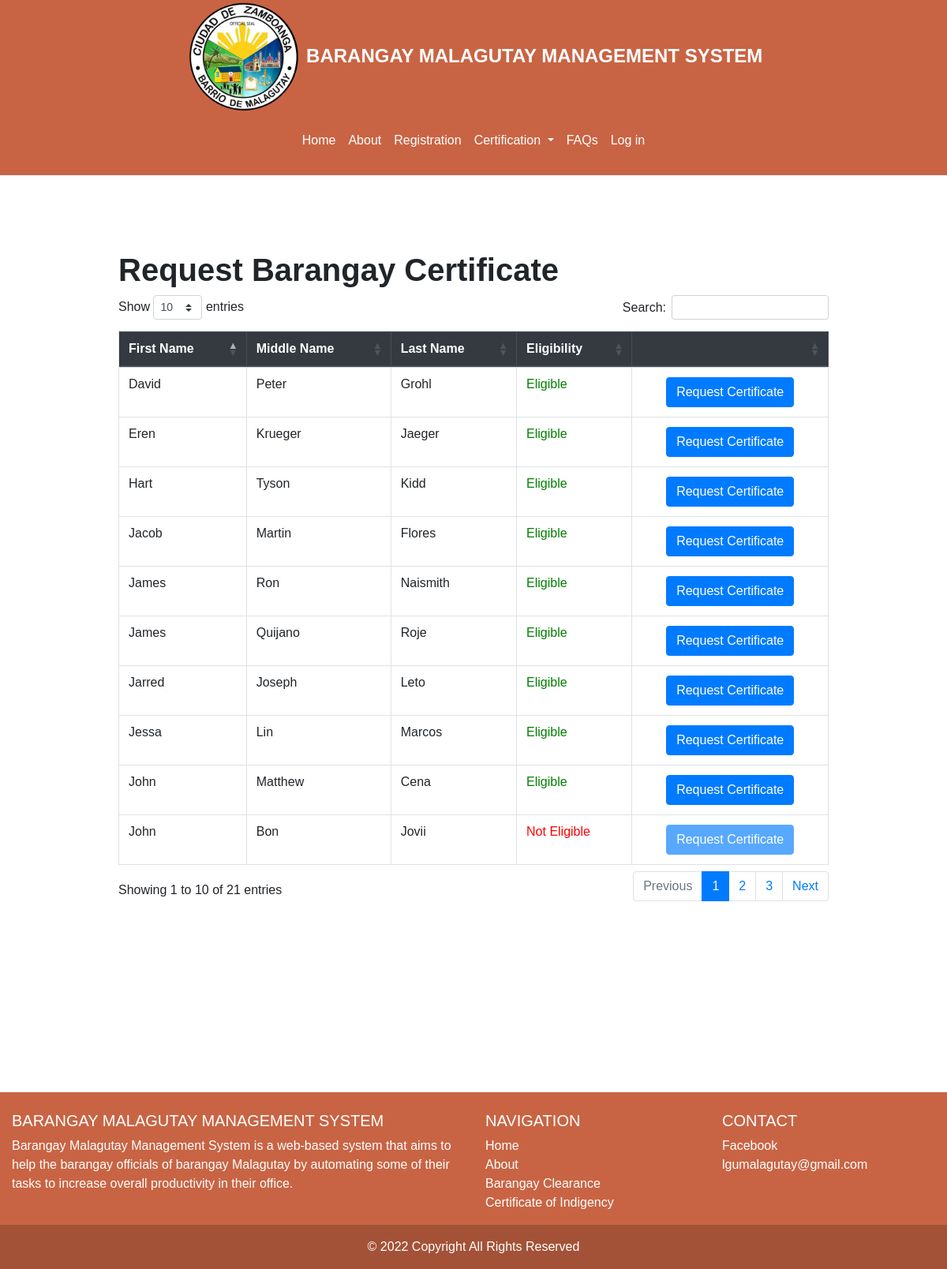
The page /request_certificate/barangay_certificate/ on the database as committed earlier.
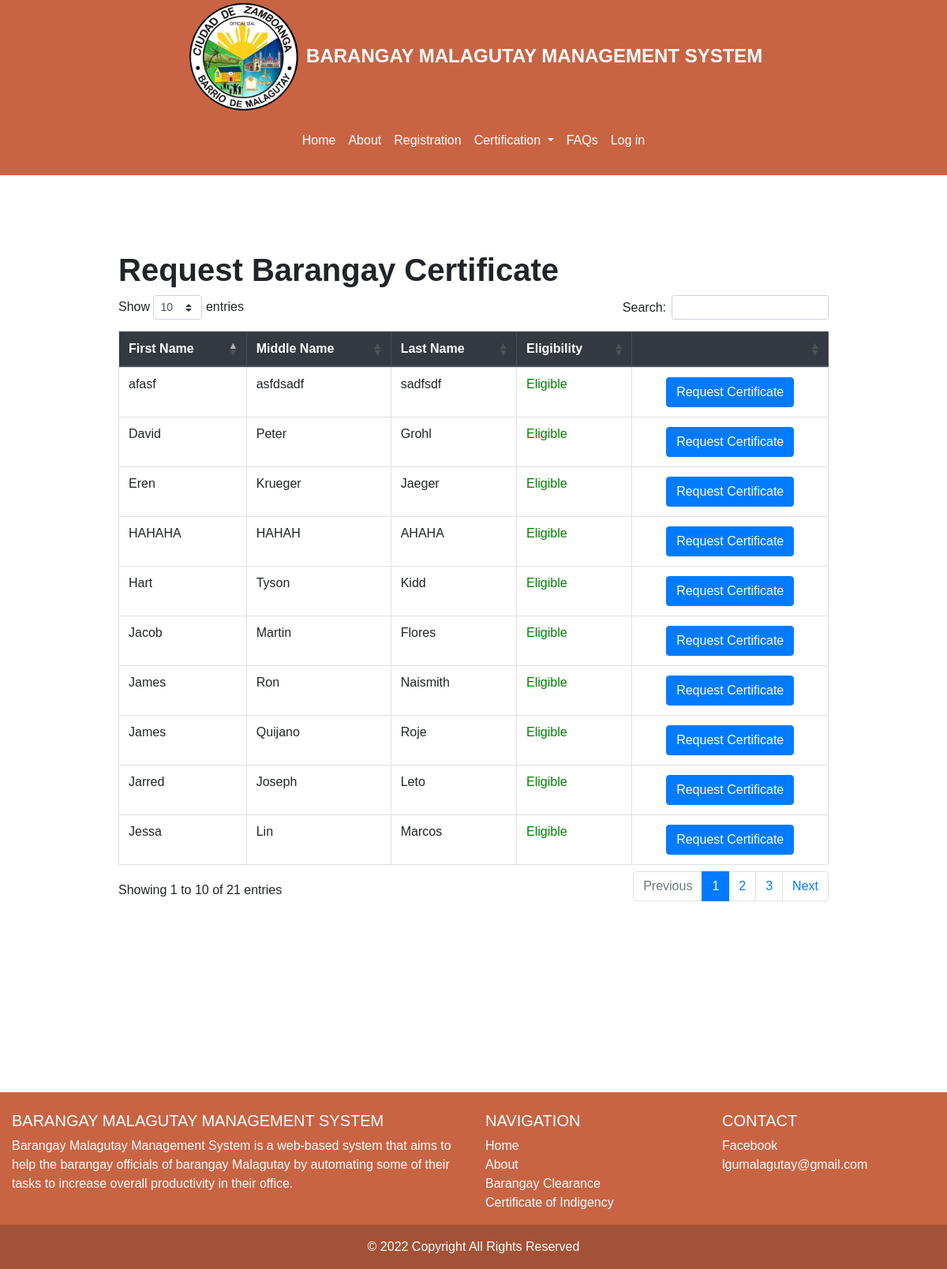
The same page on the database as committed later.
### Resident/models.py (models this page shows, shortened)
class Resident (models.Model):
    pic = models.ImageField(null=True, blank = True, verbose_name="Profile Picture", upload_to= "images/", default='images/default_pp.jpg')
    First_name = models.CharField(max_length=50)
    Last_name = models.CharField(max_length=50)
    Middle_name = models.CharField(max_length=50)
    Birthdate = models.DateField(auto_now_add=False, auto_now=False)
    Gender_choices = (
        ('Male','Male'),
        ('Female','Female')
        )
    Gender = models.CharField(max_length=100, choices=Gender_choices, default = "Not Specified")
    Contact = models.CharField(max_length=11)
    Cstatus_choices = (
        ('Single','Single'),
        ('Married','Married'),
        ('Divorced','Divorced'),
        ('Separated','Separated'),
        ('Widowed','Widowed'),
        )
    Marital_status = models.CharField(max_length=100, choices = Cstatus_choices, default = "")
    Citizenship = models.CharField(max_length=100)
    Religion = models.CharField(max_length=100)
    Occupation = models.CharField(max_length=100, null=True, blank=True)
    Vac_choices = (
        ('Vaccinated','Vaccinated'),
        ('Non-Vaccinated','Non-Vaccinated')
    )
    Vaccination = models.CharField(max_length=100, choices = Vac_choices, verbose_name="Vaccination Status", default="")
    Address = models.TextField(max_length=250, verbose_name="Street Address")
    Blacklisted = models.BooleanField(default = False)
    created_date = models.DateTimeField(auto_now_add=True)
    modified_date = models.DateTimeField(auto_now=True)

### Certification/views.py (the view)
# urls.py: path('request_certificate/<request_type>/', request_list, name = "request_certificate"),
def request_list(request, request_type):
    Requestype = request_type
    form = Request_form
    if Requestype == 'barangay_certificate' or Requestype == 'indigency':
        Resident_obj = Resident.objects.all()
        cresident = Resident.objects.filter(Blacklisted = False)
        bresident = Resident.objects.filter(Blacklisted = True)
        Resident_cleared = cresident.order_by('First_name')
        Resident_blacklisted = bresident.order_by('First_name')
        Blotter_number = []
        for res in Resident_blacklisted:
            resid = res.id
            blo = Blotreport.objects.filter(Offender = resid)
            bloo = blo.count()
            Blotter_number.append(bloo)
        context = {
            'Resident' : Resident_obj,
            'Resident_cleared': Resident_cleared,
            'Resident_blacklisted': Resident_blacklisted,
            'Blotter_number' : Blotter_number,
            'Requestype' : Requestype,
            'form' : form
        }
        return render(request, "certification/guest_request.html",context = context)
    else:
        return redirect('index')

### templates/certification/guest_request.html (shortened to what this page needs)
{% extends 'guest/guest.html' %}
{%  load static %}
{% block content %}
<div class="container-fluid" style="margin-bottom:20%; margin-top: 5%;">
{% if Requestype == 'barangay_certificate' or Requestype == 'indigency'%}
<div class="container-fluid">
{% if Requestype == 'barangay_certificate' %}
<h1><b>Request Barangay Certificate</b></h1>
{% elif Requestype == 'indigency' %}
<h1><b>Request Certificate of Indigency</b></h1>
{% endif %}
<table class = "table table-bordered table-hover" id="RequestTable">
     <thead class="thead-dark">
         <tr>
            <th>First Name</th>
            <th>Middle Name</th>
            <th>Last Name</th>
            <th>Eligibility</th>
            <th>&nbsp;</th>
        </tr>
     </thead>
     <tbody>
            {% for res in Resident %}
            <tr>
                <td>{{ res.First_name }}</td>
                <td>{{ res.Middle_name}}</td>
                <td>{{res.Last_name}}</td>
                {% if res.Blacklisted == True %}
                <td style="color:red;">Not Eligible</td>
                {% else %}
                <td style="color: green;">Eligible</td>
                {% endif %}
                {% if Requestype == 'barangay_certificate' %}
                {% if res.Blacklisted == True %}
                <td style="text-align: center;"><button type="button" class="btn btn-primary" disabled>Request Certificate</button></td>
                {% else %}
                <td style="text-align: center;">
                    <button type="button" class="btn btn-primary" data-toggle="modal" data-target="#modal-{{ res.id }}">
                    Request Certificate
                    </button>
                </td>
                {% endif %}
                {% endif %}
            </tr>
            {% endfor %}
     </tbody>
</table>
</div>
{% else %}
<h1 style="text-align: center; margin-top: 20%;">Not Found!</h1>
<p style = "text-align: center; margin-bottom: 30%;"> We couldn't find the page you are looking for.</p>
{% endif %}
{%  endblock content %}

Rows that differ between the two databases and show on the page:
no longer on this page (row unchanged): Resident: First_name "John", Middle_name "Matthew", Last_name "Cena", Blacklisted "Eligible"
no longer on this page (row unchanged): Resident: First_name "John", Middle_name "Bon", Last_name "Jovii", Blacklisted "Not Eligible"
added Resident: First_name "afasf", Middle_name "asfdsadf", Last_name "sadfsdf", Blacklisted "Eligible"
added Resident: First_name "HAHAHA", Middle_name "HAHAH", Last_name "AHAHA", Blacklisted "Eligible"
